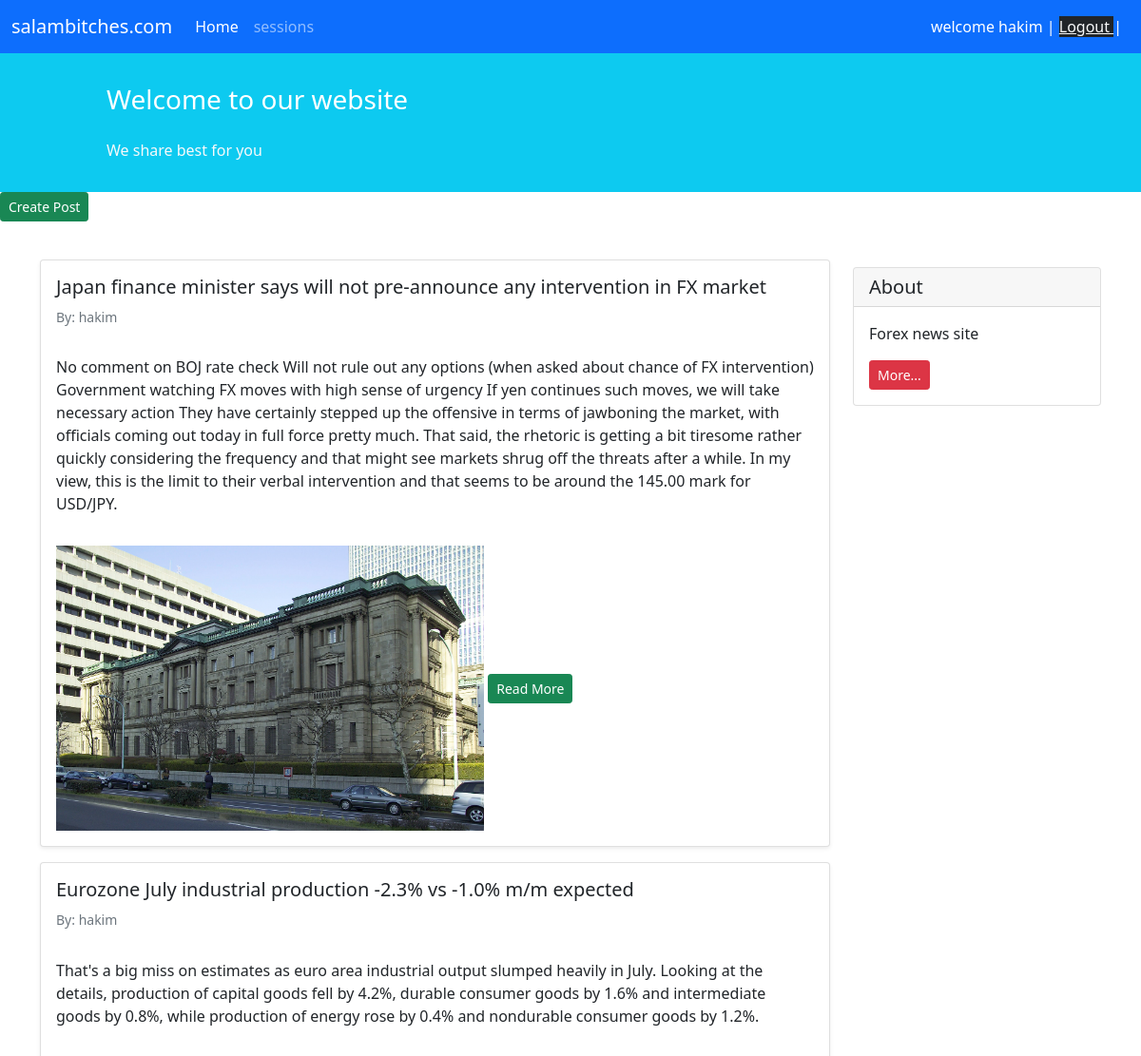
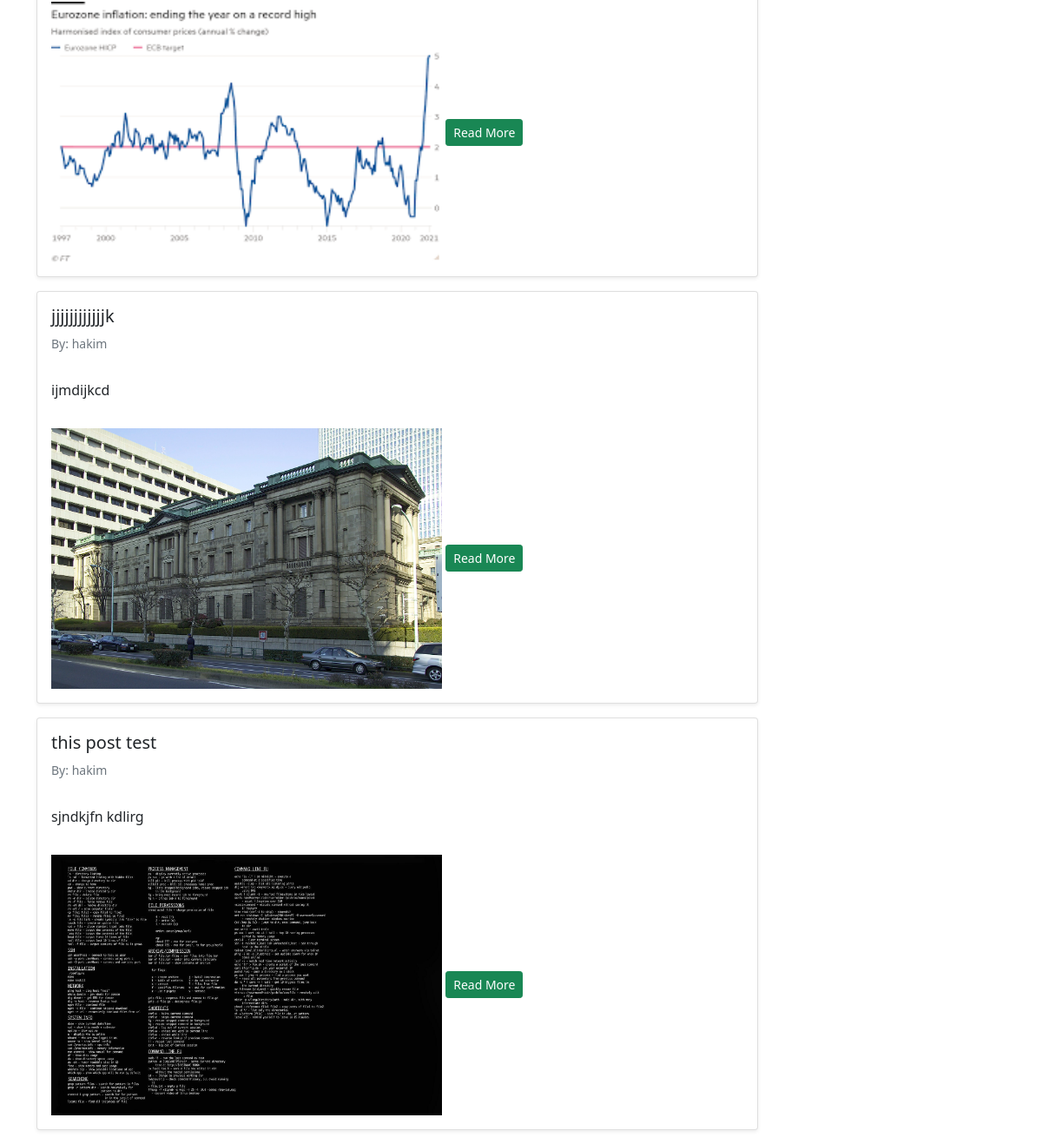
Page /blog/ (signed in) on the committed database (2 pictures, top to bottom).
### accounts/models.py (models this page shows)
class CustomUser(AbstractUser):
    pass

### blog/models.py (models this page shows, shortened)
class Post(models.Model):
    STATUS_CHOICES = (
        ('pub', 'Published'),
        ('drf', 'Draft'),
    )
    user = models.ForeignKey(get_user_model(), on_delete=models.CASCADE , related_name='user')
    title = models.CharField(max_length=100)
    text = models.TextField()
    datetime_created = models.DateTimeField(auto_now_add=True)
    datetime_modified = models.DateTimeField(auto_now=True)
    status = models.CharField(choices=STATUS_CHOICES, max_length=3)
    upload = models.ImageField(upload_to ='upload/' , blank=True)
    session = models.CharField(choices=session, max_length=3)

### blog/views.py (the view)
# urls.py: path("", PostList.as_view() , name='post_list'),
class PostList(generic.ListView):
    model = Post
    template_name = 'blog/post_list.html'
    paginate_by = 100  # if pagination is desired
    context_object_name = 'post_list'

### pages/templates/blog/post_list.html (shortened to what this page needs)
{% extends '_base.html' %}
{% block content %}
{% if user.is_authenticated %}
<a href="{% url 'post_create' %}" class="btn btn-sm btn-success">Create Post</a>
{% endif %}
    <div class="container mt-4">
        <div class="row">
            <div class="col-9">
                {% for post in post_list %}
                    <div class="card shadow-sm my-3">
                        <div class="card-body">
                            <h5 class="card-title">{{ post.title }}</h5>
                            <h6 class="card-subtitle mb-2 text-muted small py-2">By: {{ post.user }}</h6>
                            <p class="card-text py-3">
                                {{ post.text }}
                            </p>
                            {% if post.upload %}
                            <img src="{{ post.upload.url }}" alt="Smiley face" width="450" height="300">
                            {% endif %}
                            <a href="{% url 'post_detail' post.id %}" class="btn btn-sm btn-success">Read More</a>
                        </div>
                    </div>
                {% endfor %}
            </div>
{% endblock content %}

### templates/_base.html (shortened to what this page needs)
<!doctype html>
<html lang="en">
<head>
    <link href="https://cdn.jsdelivr.net/npm/bootstrap@5.1.3/dist/css/bootstrap.min.css" rel="stylesheet"
>
</head>
<body>
<nav class="navbar navbar-expand-lg navbar-dark bg-primary">
    <div class="container-fluid">
        <a class="navbar-brand" href="#">salambitches.com</a>
        <div class="collapse navbar-collapse" id="navbarNavAltMarkup">
            <div class="navbar-nav">
                <a class="nav-link active" aria-current="page" href="{% url 'post_list' %}">Home</a>
                <a class="nav-link" href="{% url 'post_list'%}">sessions</a>
            </div>
        </div>
        <div class="mx-2 text-white">
            {% if user.is_authenticated %}
             welcome {{user.username}} | <a class="text-light bg-dark" href="{% url 'account_logout' %}" class="text_light"> Logout </a> |
            {% else %}
            <p><a href="{% url 'account_login' %}" class="text-light bg-dark">Login</a>| <a href="{% url 'account_signup' %}" class="text-light bg-dark">Signup</a></p>
            {% endif %}
        </div>
    </div>
</nav>
<div class="container-fluid bg-info">
    <div class="row py-3">
        <div class="col-md-8 col-md-10 mx-auto">
            <h3 class="my-4 mt-3 text-white">Welcome to our website</h3>
            <p class="text-light">We share best for you</p>
        </div>
    </div>
</div>
{% block content %}
{% endblock content %}
        <div class="col-3">
                <div class="card my-4">
                    <h5 class="card-header">About</h5>
                    <div class="card-body">
                        <p class="card-text">
                         Forex news site
                        </p>
                        <a href="#"
                           class="btn btn-sm btn-danger">
                            More...
                        </a>
                    </div>
                </div>
        </div>
    </div>
</div>
</body>
</html>

### rows in the picture
CustomUser: username "hakim"
Post: title "Japan finance minister says will not pre-announce any intervention in FX market", user "hakim", text "No comment on BOJ rate check Will not rule out any options (when asked about chance of FX intervention) Government watching FX moves with high sense of urgency If yen continues such moves, we will take necessary action They have certainly stepped up the offensive in terms of jawboning the market, with officials coming out today in full force pretty much. That said, the rhetoric is getting a bit tiresome rather quickly considering the frequency and that might see markets shrug off the threats after a while. In my view, this is the limit to their verbal intervention and that seems to be around the 145.00 mark for USD/JPY.", upload (picture)
Post: title "Eurozone July industrial production -2.3% vs -1.0% m/m expected", user "hakim", text "That's a big miss on estimates as euro area industrial output slumped heavily in July. Looking at the details, production of capital goods fell by 4.2%, durable consumer goods by 1.6% and intermediate goods by 0.8%, while production of energy rose by 0.4% and nondurable consumer goods by 1.2%.", upload (picture)
Post: title "jjjjjjjjjjjjk", user "hakim", text "ijmdijkcd", upload (picture)
Post: title "this post test", user "hakim", text "sjndkjfn kdlirg", upload (picture)
